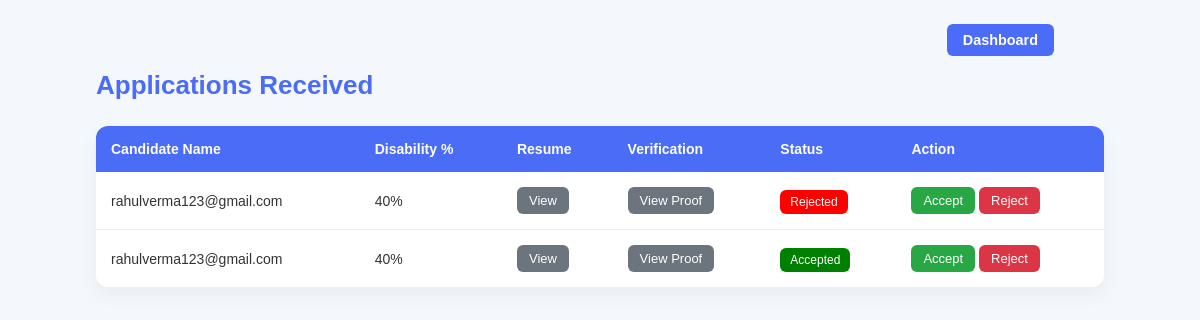
The page /view_application/ (signed in) on the database its author committed.
### portal/models.py (models this page shows, shortened)
class Application(models.Model):
    STATUS_CHOICES = (
        ('Pending', 'Pending'),
        ('Verified', 'Verified'),
        ('Accepted', 'Accepted'),
        ('Rejected', 'Rejected'),
    )
    user = models.ForeignKey(User, on_delete=models.CASCADE)
    job = models.ForeignKey(Job, on_delete=models.CASCADE)
    resume = models.FileField(upload_to='applications/')
    disability_percentage = models.IntegerField()
    is_verified = models.BooleanField(default=False)
    verification_image = models.ImageField(upload_to='verification/', null=True, blank=True)
    status = models.CharField(max_length=20, choices=STATUS_CHOICES, default='Pending')
    is_selected = models.BooleanField(default=False)

class User(AbstractUser):
    ROLE_CHOICES = (
        ('candidate', 'Candidate'),
        ('employer', 'Employer'),
        ('admin', 'Admin'),
    )
    role = models.CharField(max_length=20, choices=ROLE_CHOICES)

### portal/views.py (the view)
# urls.py: path("view_application/", views.view_application, name="view_application"),
@login_required
def view_application(request):
    if request.user.role != "employer":
        return redirect('login')
    company = Employer.objects.get(user=request.user)
    jobs = Job.objects.filter(employer=company)
    applications = Application.objects.filter(job__in=jobs)
    return render(request, 'view_application.html', {'applications': applications})

### templates/view_application.html (shortened to what this page needs)
<!DOCTYPE html>
{% load static %}
<html lang="en">
<head>
<link rel="stylesheet" href="{% static 'css/view_application.css' %}">
</head>
<body>
<header>
<button class="bTn">
<a href="{% url 'employer' %}">Dashboard</a>
</button>
</header>
<h2>Applications Received</h2>
<table>
<tr>
<th>Candidate Name</th>
<th>Disability %</th>
<th>Resume</th>
<th>Verification</th>
<th>Status</th>
<th>Action</th>
</tr>
{% for app in applications %}
<tr>
<td>{{ app.user.username }}</td>
<td>{{ app.disability_percentage }}%</td>
<td>
<a href="{{ app.resume.url }}" target="_blank">
<button>View</button>
</a>
</td>
<td>
    {% if app.verification_image %}
        <a href="{{ app.verification_image.url }}" target="_blank">
            <button>View Proof</button>
        </a>
    {% else %}
        <span style="color: gray;">Not Verified</span>
    {% endif %}
</td>
<td>
    <span class="status {{ app.status|lower }}">
        {{ app.status }}
    </span>
</td>
<td>
<form method="POST" action="{% url 'update_application' app.id %}">
<button class="accept" name="action" value="accept">Accept</button>
<button class="reject" name="action" value="reject">Reject</button>
</form>
</td>
</tr>
{% empty %}
<tr>
<td colspan="6">No Applications Found</td>
</tr>
{% endfor %}
</table>
</body>
</html>

### static/css/view_application.css (style rules this page uses)
* { margin:0; padding:0; box-sizing:border-box; font-family:'Poppins', sans-serif; }
body { background:#f4f7fc; padding:40px 8%; color:#333; }
header { display:flex; justify-content:space-between; align-items:center; margin-bottom:30px; position: relative; }
.bTn { position: absolute; right: 50px; padding:8px 16px; background:#4A6CF7; color:white; border:none; border-radius:6px; cursor:pointer; }
.bTn a { text-decoration: none; color: white; font-size: 0.9rem; font-weight: 700; }
h2 { margin-bottom:25px; font-size:26px; color:#4A6CF7; }
table { width:100%; border-collapse:collapse; background:white; border-radius:12px; overflow:hidden; box-shadow:0 8px 20px rgba(0,0,0,0.05); }
th { background:#4A6CF7; color:white; padding:15px; text-align:left; font-weight:600; font-size:14px; }
td { padding:15px; border-bottom:1px solid #eee; font-size:14px; }
tr:last-child td { border-bottom:none; }
button { padding:6px 12px; border:none; border-radius:6px; cursor:pointer; font-size:13px; transition:0.3s; }
td button { background:#6c757d; color:white; }
.accept { background:#28a745; color:white; }
.reject { background:#dc3545; color:white; }
.status { padding: 5px 10px; border-radius: 6px; font-size: 12px; color: white; }
.status.accepted { background: green; }
.status.rejected { background: red; }

### rows shown on the page
Application: user.username "rahulverma123@gmail.com", disability_percentage "40", status "Rejected"
Application: user.username "rahulverma123@gmail.com", disability_percentage "40", status "Accepted"
